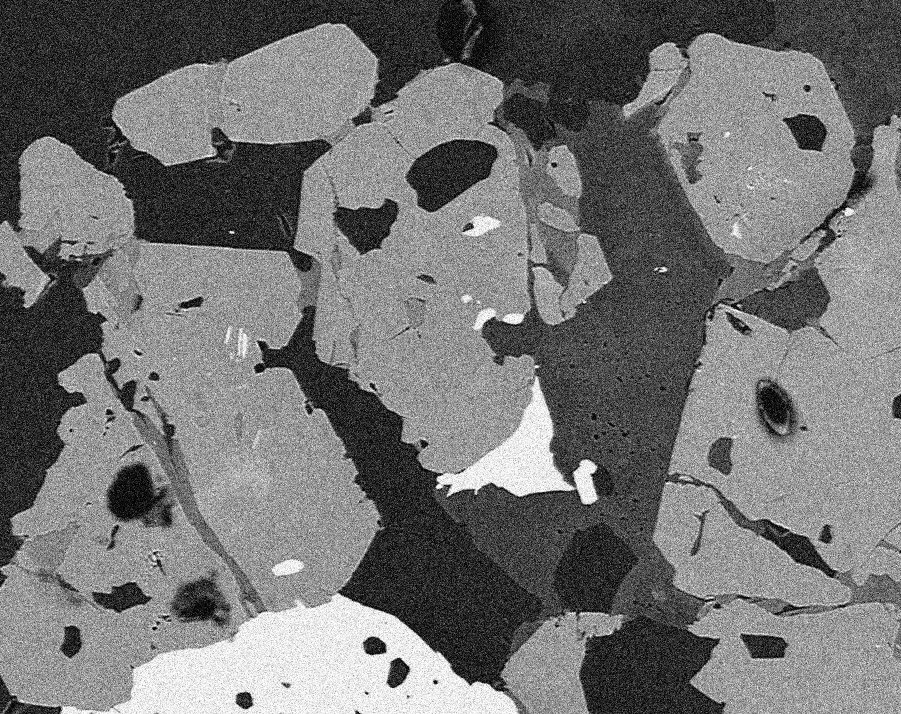
#> input picture images/25_sigma/BSE_25sigma_noisy_1.jpg, 901 x 714 px, found by its file name; its folder holds only this picture in this run
$ jupyter execute 112_averaging_img_DCT_denoising.ipynb
#> lines starting #> are read from the running program, lines starting #| are printed output that depends on the picture
### Averaging an image stack for denoising in real and DCT space

[cell 1]
import matplotlib.pyplot as plt
import cv2
import numpy as np
from scipy.fftpack import dct, idct
from os import listdir
from skimage import io

[cell 2]
img_dir = r'C:\Users\Dongliang\PycharmProjects\course_digitalsreeni\images\25_sigma'

[cell 3]
filenames = listdir(img_dir)
filenames.sort()
imgs = []
for f in filenames:
    # print(img_dir + "\\" + f)
    # img = cv2.imread(img_dir+"\\"+f,0)
    imgs.append((cv2.imread(img_dir+"\\"+f,0)).astype(np.float32))

[cell 4]
height, width = imgs[0].shape
#> height = 714; width = 901

create two zero array, to be filled

[cell 5]
avg_img = np.zeros([height, width],np.float32)
dct_avg_img = np.zeros([height, width],np.float32)

[cell 6]
for i in range(len(imgs)):
    avg_img = cv2.addWeighted(avg_img, i/(1+i), imgs[i], 1/(1+i), 0)
    dct_avg_img = cv2.addWeighted(dct_avg_img, i/(i+1), dct(imgs[i]), 1/(i+1), 0)
#> this loop made 1 pass
#> pass 1, `dct_avg_img = cv2.addWeighted(dct_avg_img, i/(i+1), dct(imgs[i]), 1/(i..`:
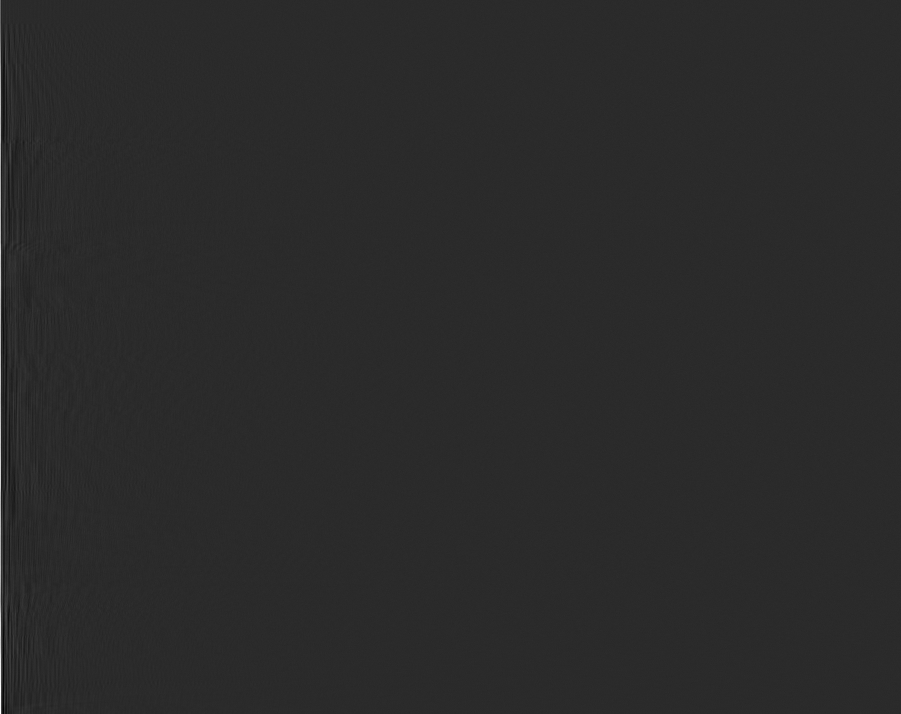
#> dct_avg_img: shape (714, 901) float32; min -62454.8, max 308212, mean 176.6; drawn with min black and max white

[cell 7]
reverse_img = idct(dct_avg_img)

[cell 8]
io.imshow(avg_img, cmap='gray')

[cell 9]
io.imshow(reverse_img, cmap='gray')

[cell 10]
my_avg_img = np.zeros([height, width], np.float32)
for i in imgs:
    my_avg_img = my_avg_img + i
my_avg_img = my_avg_img/len(imgs)

[cell 11]
my_avg_img.mean()
#> Out = 115

[cell 12]
avg_img.mean()
#> Out = 115
